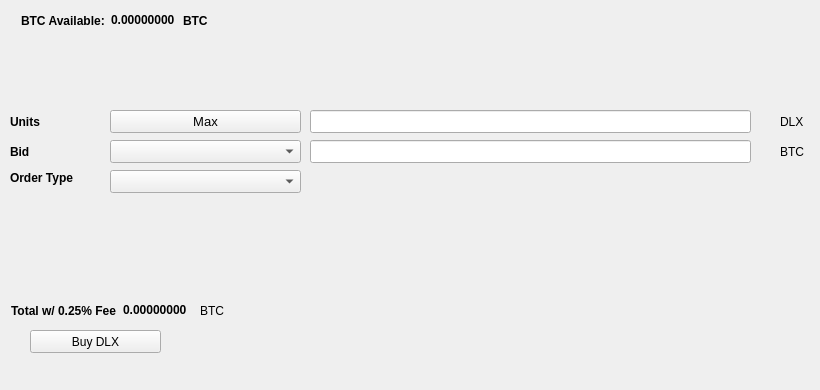
   <widget class="QWidget" name="BuyTab">
    <attribute name="title">
     <string>Buy</string>
    </attribute>
    <widget class="QPushButton" name="BuyDLX">
     <property name="geometry">
      <rect>
       <x>30</x>
       <y>330</y>
       <width>131</width>
       <height>23</height>
      </rect>
     </property>
     <property name="text">
      <string>Buy DLX</string>
     </property>
     <property name="icon">
      <iconset resource="../diplexcoin.qrc">
       <normaloff>:/icons/bitcoin</normaloff>:/icons/bitcoin</iconset>
     </property>
    </widget>
    <widget class="QLabel" name="label_3">
     <property name="geometry">
      <rect>
       <x>10</x>
       <y>110</y>
       <width>46</width>
       <height>23</height>
      </rect>
     </property>
     <property name="font">
      <font>
       <weight>75</weight>
       <bold>true</bold>
      </font>
     </property>
     <property name="text">
      <string>Units</string>
     </property>
    </widget>
    <widget class="QLineEdit" name="UnitsInput">
     <property name="geometry">
      <rect>
       <x>310</x>
       <y>110</y>
       <width>441</width>
       <height>23</height>
      </rect>
     </property>
     <property name="font">
      <font>
       <pointsize>9</pointsize>
       <weight>75</weight>
       <bold>true</bold>
      </font>
     </property>
    </widget>
    <widget class="QLineEdit" name="BuyBidPriceEdit">
     <property name="geometry">
      <rect>
       <x>310</x>
       <y>140</y>
       <width>441</width>
       <height>23</height>
      </rect>
     </property>
     <property name="font">
      <font>
       <pointsize>9</pointsize>
       <weight>75</weight>
       <bold>true</bold>
      </font>
     </property>
    </widget>
    <widget class="QLabel" name="label_4">
     <property name="geometry">
      <rect>
       <x>780</x>
       <y>110</y>
       <width>31</width>
       <height>23</height>
      </rect>
     </property>
     <property name="text">
      <string>DLX</string>
     </property>
    </widget>
    <widget class="QLabel" name="label_5">
     <property name="geometry">
      <rect>
       <x>780</x>
       <y>140</y>
       <width>31</width>
       <height>23</height>
      </rect>
     </property>
     <property name="text">
      <string>BTC</string>
     </property>
    </widget>
    <widget class="QLabel" name="label_6">
     <property name="geometry">
      <rect>
       <x>10</x>
       <y>140</y>
       <width>46</width>
       <height>23</height>
      </rect>
     </property>
     <property name="font">
      <font>
       <weight>75</weight>
       <bold>true</bold>
      </font>
     </property>
     <property name="text">
      <string>Bid</string>
     </property>
    </widget>
    <widget class="QLabel" name="label_7">
     <property name="geometry">
      <rect>
       <x>10</x>
       <y>170</y>
       <width>91</width>
       <height>16</height>
      </rect>
     </property>
     <property name="font">
      <font>
       <weight>75</weight>
       <bold>true</bold>
      </font>
     </property>
     <property name="text">
      <string>Order Type</string>
     </property>
    </widget>
    <widget class="QPushButton" name="Buy_Max_Amount">
     <property name="geometry">
      <rect>
       <x>110</x>
       <y>110</y>
       <width>191</width>
       <height>23</height>
      </rect>
     </property>
     <property name="font">
      <font>
       <pointsize>10</pointsize>
      </font>
     </property>
     <property name="text">
      <string>Max</string>
     </property>
    </widget>
    <widget class="QComboBox" name="BuyBidcomboBox">
     <property name="geometry">
      <rect>
       <x>110</x>
       <y>140</y>
       <width>191</width>
       <height>23</height>
      </rect>
     </property>
     <property name="font">
      <font>
       <pointsize>10</pointsize>
      </font>
     </property>
    </widget>
    <widget class="QComboBox" name="buyOrdertypeCombo">
     <property name="geometry">
      <rect>
       <x>110</x>
       <y>170</y>
       <width>191</width>
       <height>23</height>
      </rect>
     </property>
     <property name="font">
      <font>
       <pointsize>10</pointsize>
      </font>
     </property>
    </widget>
    <widget class="QWidget" name="layoutWidget1">
     <property name="geometry">
      <rect>
       <x>21</x>
       <y>11</y>
       <width>227</width>
       <height>19</height>
      </rect>
     </property>
     <layout class="QHBoxLayout" name="horizontalLayout_3">
      <item>
       <widget class="QLabel" name="label232">
        <property name="font">
         <font>
          <weight>75</weight>
          <bold>true</bold>
         </font>
        </property>
        <property name="text">
         <string>BTC Available:</string>
        </property>
       </widget>
      </item>
      <item>
       <widget class="QLabel" name="BtcAvailableLbl">
        <property name="palette">
         <palette>
          <active>
           <colorrole role="WindowText">
            <brush brushstyle="SolidPattern">
             <color alpha="255">
              <red>0</red>
              <green>0</green>
              <blue>0</blue>
             </color>
            </brush>
           </colorrole>
           <colorrole role="Button">
            <brush brushstyle="SolidPattern">
             <color alpha="255">
              <red>0</red>
              <green>170</green>
              <blue>0</blue>
             </color>
            </brush>
           </colorrole>
           <colorrole role="Light">
            <brush brushstyle="SolidPattern">
             <color alpha="255">
              <red>0</red>
              <green>255</green>
              <blue>0</blue>
             </color>
            </brush>
           </colorrole>
           <colorrole role="Midlight">
            <brush brushstyle="SolidPattern">
             <color alpha="255">
              <red>0</red>
              <green>212</green>
              <blue>0</blue>
             </color>
            </brush>
           </colorrole>
           <colorrole role="Dark">
            <brush brushstyle="SolidPattern">
             <color alpha="255">
              <red>0</red>
              <green>85</green>
              <blue>0</blue>
             </color>
            </brush>
           </colorrole>
           <colorrole role="Mid">
            <brush brushstyle="SolidPattern">
             <color alpha="255">
              <red>0</red>
              <green>113</green>
              <blue>0</blue>
             </color>
            </brush>
           </colorrole>
           <colorrole role="Text">
            <brush brushstyle="SolidPattern">
             <color alpha="255">
              <red>0</red>
              <green>170</green>
              <blue>0</blue>
             </color>
            </brush>
           </colorrole>
           <colorrole role="BrightText">
            <brush brushstyle="SolidPattern">
             <color alpha="255">
              <red>255</red>
              <green>255</green>
              <blue>255</blue>
             </color>
            </brush>
           </colorrole>
           <colorrole role="ButtonText">
            <brush brushstyle="SolidPattern">
             <color alpha="255">
              <red>0</red>
              <green>0</green>
              <blue>0</blue>
             </color>
            </brush>
           </colorrole>
           <colorrole role="Base">
            <brush brushstyle="SolidPattern">
             <color alpha="255">
              <red>255</red>
              <green>255</green>
              <blue>255</blue>
             </color>
            </brush>
           </colorrole>
           <colorrole role="Window">
            <brush brushstyle="SolidPattern">
             <color alpha="255">
              <red>0</red>
              <green>170</green>
              <blue>0</blue>
             </color>
            </brush>
           </colorrole>
           <colorrole role="Shadow">
            <brush brushstyle="SolidPattern">
             <color alpha="255">
              <red>0</red>
              <green>0</green>
              <blue>0</blue>
             </color>
            </brush>
           </colorrole>
           <colorrole role="AlternateBase">
            <brush brushstyle="SolidPattern">
             <color alpha="255">
              <red>127</red>
              <green>212</green>
              <blue>127</blue>
             </color>
            </brush>
           </colorrole>
           <colorrole role="ToolTipBase">
            <brush brushstyle="SolidPattern">
             <color alpha="255">
              <red>255</red>
              <green>255</green>
              <blue>220</blue>
             </color>
            </brush>
           </colorrole>
           <colorrole role="ToolTipText">
            <brush brushstyle="SolidPattern">
             <color alpha="255">
              <red>0</red>
              <green>0</green>
              <blue>0</blue>
             </color>
            </brush>
           </colorrole>
          </active>
          <inactive>
           <colorrole role="WindowText">
            <brush brushstyle="SolidPattern">
             <color alpha="255">
              <red>0</red>
              <green>0</green>
              <blue>0</blue>
             </color>
            </brush>
           </colorrole>
           <colorrole role="Button">
            <brush brushstyle="SolidPattern">
             <color alpha="255">
              <red>0</red>
              <green>170</green>
              <blue>0</blue>
             </color>
            </brush>
           </colorrole>
           <colorrole role="Light">
            <brush brushstyle="SolidPattern">
             <color alpha="255">
              <red>0</red>
              <green>255</green>
              <blue>0</blue>
             </color>
            </brush>
           </colorrole>
           <colorrole role="Midlight">
            <brush brushstyle="SolidPattern">
             <color alpha="255">
              <red>0</red>
              <green>212</green>
              <blue>0</blue>
             </color>
            </brush>
           </colorrole>
           <colorrole role="Dark">
            <brush brushstyle="SolidPattern">
             <color alpha="255">
              <red>0</red>
              <green>85</green>
              <blue>0</blue>
             </color>
            </brush>
           </colorrole>
           <colorrole role="Mid">
            <brush brushstyle="SolidPattern">
             <color alpha="255">
              <red>0</red>
              <green>113</green>
              <blue>0</blue>
             </color>
            </brush>
           </colorrole>
           <colorrole role="Text">
            <brush brushstyle="SolidPattern">
             <color alpha="255">
              <red>0</red>
              <green>170</green>
              <blue>0</blue>
             </color>
            </brush>
           </colorrole>
           <colorrole role="BrightText">
            <brush brushstyle="SolidPattern">
             <color alpha="255">
              <red>255</red>
              <green>255</green>
              <blue>255</blue>
             </color>
            </brush>
           </colorrole>
           <colorrole role="ButtonText">
            <brush brushstyle="SolidPattern">
             <color alpha="255">
              <red>0</red>
              <green>0</green>
              <blue>0</blue>
             </color>
            </brush>
           </colorrole>
           <colorrole role="Base">
            <brush brushstyle="SolidPattern">
             <color alpha="255">
              <red>255</red>
              <green>255</green>
              <blue>255</blue>
             </color>
            </brush>
           </colorrole>
           <colorrole role="Window">
            <brush brushstyle="SolidPattern">
             <color alpha="255">
              <red>0</red>
              <green>170</green>
              <blue>0</blue>
             </color>
            </brush>
           </colorrole>
           <colorrole role="Shadow">
            <brush brushstyle="SolidPattern">
             <color alpha="255">
              <red>0</red>
              <green>0</green>
              <blue>0</blue>
             </color>
            </brush>
           </colorrole>
           <colorrole role="AlternateBase">
            <brush brushstyle="SolidPattern">
             <color alpha="255">
              <red>127</red>
              <green>212</green>
              <blue>127</blue>
             </color>
            </brush>
           </colorrole>
           <colorrole role="ToolTipBase">
            <brush brushstyle="SolidPattern">
             <color alpha="255">
              <red>255</red>
              <green>255</green>
              <blue>220</blue>
             </color>
            </brush>
           </colorrole>
           <colorrole role="ToolTipText">
            <brush brushstyle="SolidPattern">
             <color alpha="255">
              <red>0</red>
              <green>0</green>
              <blue>0</blue>
             </color>
            </brush>
           </colorrole>
          </inactive>
          <disabled>
           <colorrole role="WindowText">
            <brush brushstyle="SolidPattern">
             <color alpha="255">
              <red>0</red>
              <green>85</green>
              <blue>0</blue>
             </color>
            </brush>
           </colorrole>
           <colorrole role="Button">
            <brush brushstyle="SolidPattern">
             <color alpha="255">
              <red>0</red>
              <green>170</green>
              <blue>0</blue>
             </color>
            </brush>
           </colorrole>
           <colorrole role="Light">
            <brush brushstyle="SolidPattern">
             <color alpha="255">
              <red>0</red>
              <green>255</green>
              <blue>0</blue>
             </color>
            </brush>
           </colorrole>
           <colorrole role="Midlight">
            <brush brushstyle="SolidPattern">
             <color alpha="255">
              <red>0</red>
              <green>212</green>
              <blue>0</blue>
             </color>
            </brush>
           </colorrole>
           <colorrole role="Dark">
            <brush brushstyle="SolidPattern">
             <color alpha="255">
              <red>0</red>
              <green>85</green>
              <blue>0</blue>
             </color>
            </brush>
           </colorrole>
           <colorrole role="Mid">
            <brush brushstyle="SolidPattern">
             <color alpha="255">
              <red>0</red>
              <green>113</green>
              <blue>0</blue>
             </color>
            </brush>
           </colorrole>
           <colorrole role="Text">
            <brush brushstyle="SolidPattern">
             <color alpha="255">
              <red>0</red>
              <green>85</green>
              <blue>0</blue>
             </color>
            </brush>
           </colorrole>
           <colorrole role="BrightText">
            <brush brushstyle="SolidPattern">
             <color alpha="255">
              <red>255</red>
              <green>255</green>
              <blue>255</blue>
             </color>
            </brush>
           </colorrole>
           <colorrole role="ButtonText">
            <brush brushstyle="SolidPattern">
             <color alpha="255">
              <red>0</red>
              <green>85</green>
              <blue>0</blue>
             </color>
            </brush>
           </colorrole>
           <colorrole role="Base">
            <brush brushstyle="SolidPattern">
             <color alpha="255">
              <red>0</red>
              <green>170</green>
              <blue>0</blue>
             </color>
            </brush>
           </colorrole>
           <colorrole role="Window">
            <brush brushstyle="SolidPattern">
             <color alpha="255">
              <red>0</red>
              <green>170</green>
              <blue>0</blue>
             </color>
            </brush>
           </colorrole>
           <colorrole role="Shadow">
            <brush brushstyle="SolidPattern">
             <color alpha="255">
              <red>0</red>
              <green>0</green>
              <blue>0</blue>
             </color>
            </brush>
           </colorrole>
           <colorrole role="AlternateBase">
            <brush brushstyle="SolidPattern">
             <color alpha="255">
              <red>0</red>
              <green>170</green>
              <blue>0</blue>
             </color>
            </brush>
           </colorrole>
           <colorrole role="ToolTipBase">
            <brush brushstyle="SolidPattern">
             <color alpha="255">
              <red>255</red>
              <green>255</green>
              <blue>220</blue>
             </color>
            </brush>
           </colorrole>
           <colorrole role="ToolTipText">
            <brush brushstyle="SolidPattern">
             <color alpha="255">
              <red>0</red>
              <green>0</green>
              <blue>0</blue>
             </color>
            </brush>
           </colorrole>
          </disabled>
         </palette>
        </property>
        <property name="font">
         <font>
          <weight>75</weight>
          <bold>true</bold>
         </font>
        </property>
        <property name="text">
         <string>0.00000000</string>
        </property>
        <property name="textInteractionFlags">
         <set>Qt::LinksAccessibleByMouse|Qt::TextSelectableByKeyboard|Qt::TextSelectableByMouse</set>
        </property>
       </widget>
      </item>
      <item>
       <widget class="QLabel" name="BtcAvailableLbl_2">
        <property name="font">
         <font>
          <weight>75</weight>
          <bold>true</bold>
         </font>
        </property>
        <property name="text">
         <string>BTC</string>
        </property>
       </widget>
      </item>
     </layout>
    </widget>
    <widget class="QWidget" name="layoutWidge2">
     <property name="geometry">
      <rect>
       <x>11</x>
       <y>301</y>
       <width>259</width>
       <height>19</height>
      </rect>
     </property>
     <layout class="QHBoxLayout" name="horizontalLayout_4">
      <item>
       <widget class="QLabel" name="label_9">
        <property name="font">
         <font>
          <weight>75</weight>
          <bold>true</bold>
         </font>
        </property>
        <property name="text">
         <string>Total w/ 0.25% Fee</string>
        </property>
       </widget>
      </item>
      <item>
       <widget class="QLabel" name="BuyCostLabel">
        <property name="palette">
         <palette>
          <active>
           <colorrole role="WindowText">
            <brush brushstyle="SolidPattern">
             <color alpha="255">
              <red>0</red>
              <green>0</green>
              <blue>0</blue>
             </color>
            </brush>
           </colorrole>
           <colorrole role="Button">
            <brush brushstyle="SolidPattern">
             <color alpha="255">
              <red>0</red>
              <green>170</green>
              <blue>0</blue>
             </color>
            </brush>
           </colorrole>
           <colorrole role="Light">
            <brush brushstyle="SolidPattern">
             <color alpha="255">
              <red>0</red>
              <green>255</green>
              <blue>0</blue>
             </color>
            </brush>
           </colorrole>
           <colorrole role="Midlight">
            <brush brushstyle="SolidPattern">
             <color alpha="255">
              <red>0</red>
              <green>212</green>
              <blue>0</blue>
             </color>
            </brush>
           </colorrole>
           <colorrole role="Dark">
            <brush brushstyle="SolidPattern">
             <color alpha="255">
              <red>0</red>
              <green>85</green>
              <blue>0</blue>
             </color>
            </brush>
           </colorrole>
           <colorrole role="Mid">
            <brush brushstyle="SolidPattern">
             <color alpha="255">
              <red>0</red>
              <green>113</green>
              <blue>0</blue>
             </color>
            </brush>
           </colorrole>
           <colorrole role="Text">
            <brush brushstyle="SolidPattern">
             <color alpha="255">
              <red>0</red>
              <green>170</green>
              <blue>0</blue>
             </color>
            </brush>
           </colorrole>
           <colorrole role="BrightText">
            <brush brushstyle="SolidPattern">
             <color alpha="255">
              <red>255</red>
              <green>255</green>
              <blue>255</blue>
             </color>
            </brush>
           </colorrole>
           <colorrole role="ButtonText">
            <brush brushstyle="SolidPattern">
             <color alpha="255">
              <red>0</red>
              <green>0</green>
              <blue>0</blue>
             </color>
            </brush>
           </colorrole>
           <colorrole role="Base">
            <brush brushstyle="SolidPattern">
             <color alpha="255">
              <red>255</red>
              <green>255</green>
              <blue>255</blue>
             </color>
            </brush>
           </colorrole>
           <colorrole role="Window">
            <brush brushstyle="SolidPattern">
             <color alpha="255">
              <red>0</red>
              <green>170</green>
              <blue>0</blue>
             </color>
            </brush>
           </colorrole>
           <colorrole role="Shadow">
            <brush brushstyle="SolidPattern">
             <color alpha="255">
              <red>0</red>
              <green>0</green>
              <blue>0</blue>
             </color>
            </brush>
           </colorrole>
           <colorrole role="AlternateBase">
            <brush brushstyle="SolidPattern">
             <color alpha="255">
              <red>127</red>
              <green>212</green>
              <blue>127</blue>
             </color>
            </brush>
           </colorrole>
           <colorrole role="ToolTipBase">
            <brush brushstyle="SolidPattern">
             <color alpha="255">
              <red>255</red>
              <green>255</green>
              <blue>220</blue>
             </color>
            </brush>
           </colorrole>
           <colorrole role="ToolTipText">
            <brush brushstyle="SolidPattern">
             <color alpha="255">
              <red>0</red>
              <green>0</green>
              <blue>0</blue>
             </color>
            </brush>
           </colorrole>
          </active>
          <inactive>
           <colorrole role="WindowText">
            <brush brushstyle="SolidPattern">
             <color alpha="255">
              <red>0</red>
              <green>0</green>
              <blue>0</blue>
             </color>
            </brush>
           </colorrole>
           <colorrole role="Button">
            <brush brushstyle="SolidPattern">
             <color alpha="255">
              <red>0</red>
              <green>170</green>
              <blue>0</blue>
             </color>
            </brush>
           </colorrole>
           <colorrole role="Light">
            <brush brushstyle="SolidPattern">
             <color alpha="255">
              <red>0</red>
              <green>255</green>
              <blue>0</blue>
             </color>
            </brush>
           </colorrole>
           <colorrole role="Midlight">
            <brush brushstyle="SolidPattern">
             <color alpha="255">
              <red>0</red>
              <green>212</green>
              <blue>0</blue>
             </color>
            </brush>
           </colorrole>
           <colorrole role="Dark">
            <brush brushstyle="SolidPattern">
             <color alpha="255">
              <red>0</red>
              <green>85</green>
              <blue>0</blue>
             </color>
            </brush>
           </colorrole>
           <colorrole role="Mid">
            <brush brushstyle="SolidPattern">
             <color alpha="255">
              <red>0</red>
              <green>113</green>
              <blue>0</blue>
             </color>
            </brush>
           </colorrole>
           <colorrole role="Text">
            <brush brushstyle="SolidPattern">
             <color alpha="255">
              <red>0</red>
              <green>170</green>
              <blue>0</blue>
             </color>
            </brush>
           </colorrole>
           <colorrole role="BrightText">
            <brush brushstyle="SolidPattern">
             <color alpha="255">
              <red>255</red>
              <green>255</green>
              <blue>255</blue>
             </color>
            </brush>
           </colorrole>
           <colorrole role="ButtonText">
            <brush brushstyle="SolidPattern">
             <color alpha="255">
              <red>0</red>
              <green>0</green>
              <blue>0</blue>
             </color>
            </brush>
           </colorrole>
           <colorrole role="Base">
            <brush brushstyle="SolidPattern">
             <color alpha="255">
              <red>255</red>
              <green>255</green>
              <blue>255</blue>
             </color>
            </brush>
           </colorrole>
           <colorrole role="Window">
            <brush brushstyle="SolidPattern">
             <color alpha="255">
              <red>0</red>
              <green>170</green>
              <blue>0</blue>
             </color>
            </brush>
           </colorrole>
           <colorrole role="Shadow">
            <brush brushstyle="SolidPattern">
             <color alpha="255">
              <red>0</red>
              <green>0</green>
              <blue>0</blue>
             </color>
            </brush>
           </colorrole>
           <colorrole role="AlternateBase">
            <brush brushstyle="SolidPattern">
             <color alpha="255">
              <red>127</red>
              <green>212</green>
              <blue>127</blue>
             </color>
            </brush>
           </colorrole>
           <colorrole role="ToolTipBase">
            <brush brushstyle="SolidPattern">
             <color alpha="255">
              <red>255</red>
              <green>255</green>
              <blue>220</blue>
             </color>
            </brush>
           </colorrole>
           <colorrole role="ToolTipText">
            <brush brushstyle="SolidPattern">
             <color alpha="255">
              <red>0</red>
              <green>0</green>
              <blue>0</blue>
             </color>
            </brush>
           </colorrole>
          </inactive>
          <disabled>
           <colorrole role="WindowText">
            <brush brushstyle="SolidPattern">
             <color alpha="255">
              <red>0</red>
              <green>85</green>
              <blue>0</blue>
             </color>
            </brush>
           </colorrole>
           <colorrole role="Button">
            <brush brushstyle="SolidPattern">
             <color alpha="255">
              <red>0</red>
              <green>170</green>
              <blue>0</blue>
             </color>
            </brush>
           </colorrole>
           <colorrole role="Light">
            <brush brushstyle="SolidPattern">
             <color alpha="255">
              <red>0</red>
              <green>255</green>
              <blue>0</blue>
             </color>
            </brush>
           </colorrole>
           <colorrole role="Midlight">
            <brush brushstyle="SolidPattern">
             <color alpha="255">
              <red>0</red>
              <green>212</green>
              <blue>0</blue>
             </color>
            </brush>
           </colorrole>
           <colorrole role="Dark">
            <brush brushstyle="SolidPattern">
             <color alpha="255">
              <red>0</red>
              <green>85</green>
              <blue>0</blue>
             </color>
            </brush>
           </colorrole>
           <colorrole role="Mid">
            <brush brushstyle="SolidPattern">
             <color alpha="255">
              <red>0</red>
              <green>113</green>
              <blue>0</blue>
             </color>
            </brush>
           </colorrole>
           <colorrole role="Text">
            <brush brushstyle="SolidPattern">
             <color alpha="255">
              <red>0</red>
              <green>85</green>
              <blue>0</blue>
             </color>
            </brush>
           </colorrole>
           <colorrole role="BrightText">
            <brush brushstyle="SolidPattern">
             <color alpha="255">
              <red>255</red>
              <green>255</green>
              <blue>255</blue>
             </color>
            </brush>
           </colorrole>
           <colorrole role="ButtonText">
            <brush brushstyle="SolidPattern">
             <color alpha="255">
              <red>0</red>
              <green>85</green>
              <blue>0</blue>
             </color>
            </brush>
           </colorrole>
           <colorrole role="Base">
            <brush brushstyle="SolidPattern">
             <color alpha="255">
              <red>0</red>
              <green>170</green>
              <blue>0</blue>
             </color>
            </brush>
           </colorrole>
           <colorrole role="Window">
            <brush brushstyle="SolidPattern">
             <color alpha="255">
              <red>0</red>
              <green>170</green>
              <blue>0</blue>
             </color>
            </brush>
           </colorrole>
           <colorrole role="Shadow">
            <brush brushstyle="SolidPattern">
             <color alpha="255">
              <red>0</red>
              <green>0</green>
              <blue>0</blue>
             </color>
            </brush>
           </colorrole>
           <colorrole role="AlternateBase">
            <brush brushstyle="SolidPattern">
             <color alpha="255">
              <red>0</red>
              <green>170</green>
              <blue>0</blue>
             </color>
            </brush>
           </colorrole>
           <colorrole role="ToolTipBase">
            <brush brushstyle="SolidPattern">
             <color alpha="255">
              <red>255</red>
              <green>255</green>
              <blue>220</blue>
             </color>
            </brush>
           </colorrole>
           <colorrole role="ToolTipText">
            <brush brushstyle="SolidPattern">
             <color alpha="255">
              <red>0</red>
              <green>0</green>
              <blue>0</blue>
             </color>
            </brush>
           </colorrole>
          </disabled>
         </palette>
        </property>
        <property name="font">
         <font>
          <weight>75</weight>
          <bold>true</bold>
         </font>
        </property>
        <property name="autoFillBackground">
         <bool>false</bool>
        </property>
        <property name="text">
         <string>0.00000000</string>
        </property>
        <property name="textInteractionFlags">
         <set>Qt::LinksAccessibleByMouse|Qt::TextSelectableByMouse</set>
        </property>
       </widget>
      </item>
      <item>
       <widget class="QLabel" name="label_10">
        <property name="font">
         <font>
          <weight>50</weight>
          <bold>false</bold>
         </font>
        </property>
        <property name="text">
         <string>BTC</string>
        </property>
       </widget>
      </item>
     </layout>
    </widget>
    <widget class="QLabel" name="label_24">
     <property name="geometry">
      <rect>
       <x>460</x>
       <y>300</y>
       <width>281</width>
       <height>81</height>
      </rect>
     </property>
     <property name="text">
      <string/>
     </property>
     <property name="pixmap">
      <pixmap>:/images/bittrex</pixmap>
     </property>
    </widget>
   </widget>
